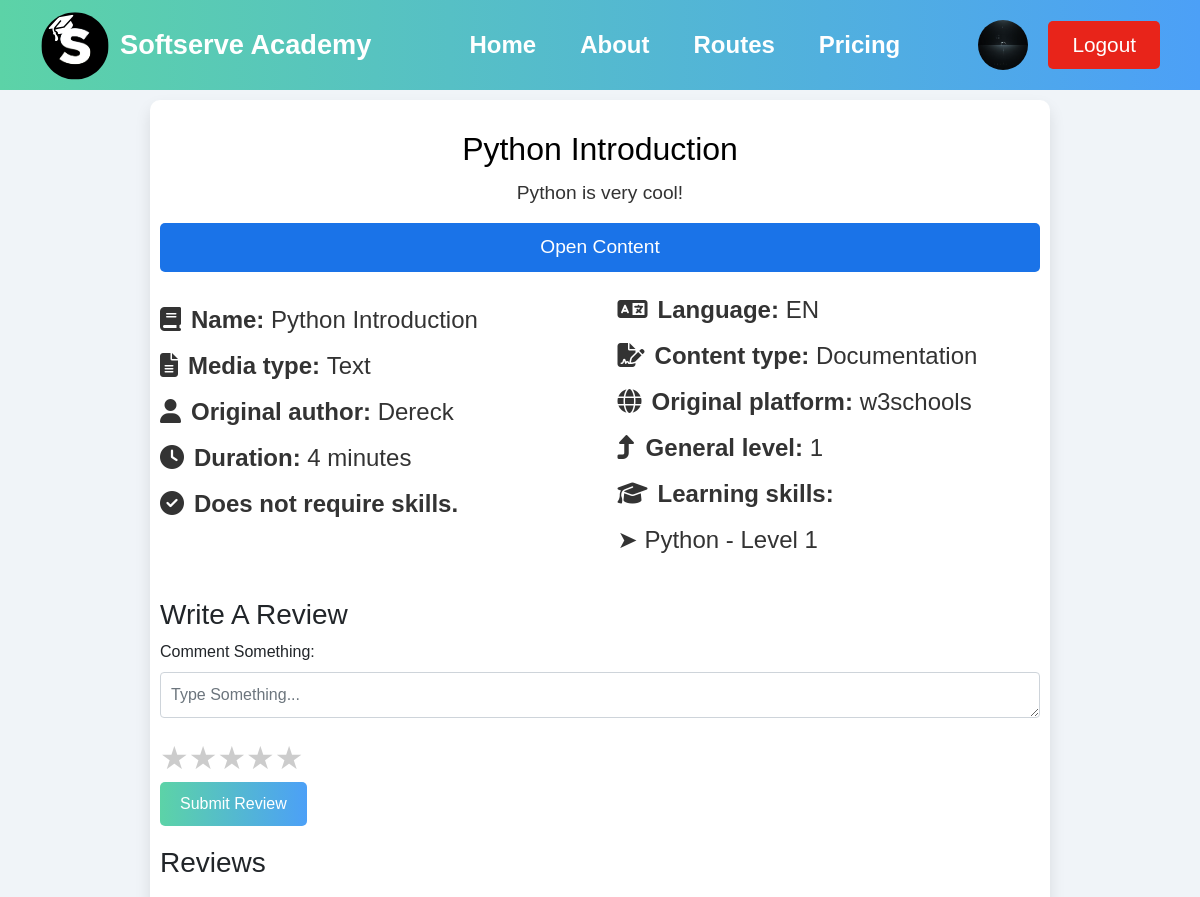
The app's page /learning_resource/1/ (signed in, upper part), older data.
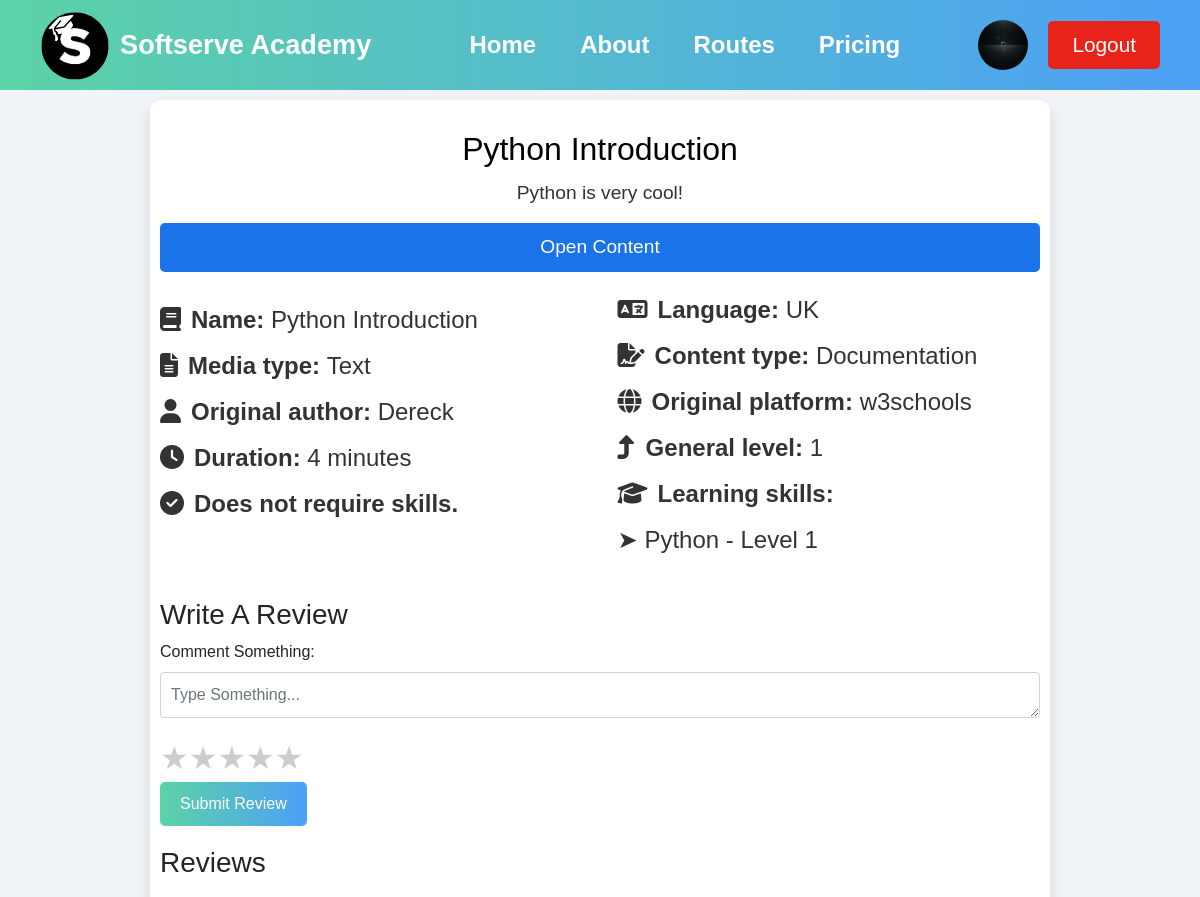
The same page, newer data.
### learning_resource/models.py (models this page shows, shortened)
class LearningResource(models.Model):
    id = models.AutoField(primary_key=True)
    name = models.CharField(max_length=100)
    media_type = models.CharField(max_length=100, choices=MEDIA_TYPE_CHOICES)
    content_type = models.CharField(max_length=100, choices=CONTENT_TYPE_CHOICES)
    link = models.CharField(max_length=200)
    details = models.TextField(blank=True)
    duration = models.IntegerField(validators=[MinValueValidator(1)])
    language = models.CharField(max_length=20, choices=LANGUAGE_CHOICES)
    original_platform = models.CharField(max_length=100, blank=True)
    original_author = models.CharField(max_length=100, blank=True)
    general_level = models.IntegerField(validators=[MinValueValidator(1)])
    learning_skills = models.ManyToManyField(
        SkillLevel, related_name="learning_resources_learning"
    )
    required_skills = models.ManyToManyField(
        SkillLevel, related_name="learning_resources_required", blank=True
    )
    reviews = models.ManyToManyField(
        "Review", related_name="learning_resources_review", blank=True
    )

### learning_resource/views.py (the view)
def detail(request, id: int, route_resource_id: int = None):
    try:
        learning_resource = LearningResource.objects.get(pk=id)
        if route_resource_id:
            route_resource = LearningRouteResource.objects.get(id=route_resource_id)
            route_resource.set_completed()
        else:
            route_resource = None
        review_form = ReviewForm()
        return render(
            request,
            "learning_resource_detail.html",
            {"learning_resource": learning_resource, "review_form": review_form},
        )
    except LearningResource.DoesNotExist:
        return redirect("not_found")

### learning_resource/forms.py
class ReviewForm(forms.ModelForm):
    class Meta:
        model = Review
        fields = ["comment", "rate"]
        widgets = {
            "comment": forms.Textarea(
                attrs={
                    "class": "form-control custom-textarea",
                    "placeholder": "Type Something...",
                    "required": True,
                }
            ),
            "rate": forms.HiddenInput(),  # Cambiado de NumberInput a HiddenInput
        }
        labels = {
            "comment": "Comment Something",
            "rate": "Rating (1-5)",
        }

### learning_resource/models.py (called while the page is built)
    def rate_range(self):
        return range(self.rate)

### learning_route/models.py (called while the page is built)
    def __str__(self):
        return self.skill_level.skill.name + " - " + str(self.skill_level.level)

### learning_resource/templates/learning_resource_detail.html (shortened to what this page needs)
{% extends "base.html" %}
{% load static %}
{% block extra_css %}
<link rel="stylesheet" href="{% static 'css/learningresourcedetail.css' %}">
<link rel="stylesheet" href="https://cdnjs.cloudflare.com/ajax/libs/font-awesome/6.4.0/css/all.min.css">
{% endblock %}
{% block content %}
<div class="container-resource">
    <div class="course-header">
        <h1>{{ learning_resource.name }}</h1>
        <p>{{ learning_resource.details }}</p>
        <a href="{{ learning_resource.link }}" target="_blank">
            <button class="start-now">Open Content</button>
        </a>
    </div>
    <div class="course-content">
        <div class="course-column">
            <div class="course-rating">
                <ul>
                    <li><i class="fas fa-book"></i><strong>Name:</strong> {{ learning_resource.name }}</li>
                    <li><i class="fas fa-file-alt"></i><strong>Media type: </strong> {{ learning_resource.media_type }}
                    </li>
                    {% if learning_resource.original_author %}
                    <li><i class="fas fa-user"></i><strong>Original author:</strong>
                        {{ learning_resource.original_author }}</li>
                    {% else %}
                    <li><i class="fas fa-user-secret"></i><strong>Unknown original author.</strong></li>
                    {% endif %}
                    <li><i class="fas fa-clock"></i><strong>Duration:</strong> {{ learning_resource.duration }} minutes
                    </li>
                    {% if learning_resource.required_skills.all %}
                    <li><i class="fas fa-tools"></i><strong>Required skills:</strong></li>
                    {% for skill_level in learning_resource.required_skills.all %}
                    <li>➤ {{ skill_level.skill.name }} - Level {{ skill_level.level }}</li>
                    {% endfor %}
                    {% else %}
                    <li><i class="fas fa-check-circle"></i><strong>Does not require skills.</strong></li>
                    {% endif %}
                </ul>
            </div>
        </div>
        <div class="course-column">
            <div class="course-details">
                <ul>
                    <li><i class="fas fa-language"></i><strong>Language:</strong> {{ learning_resource.language|upper }}
                    </li>
                    <li><i class="fas fa-file-signature"></i><strong>Content type:</strong>
                        {{ learning_resource.content_type }}</li>
                    <li><i class="fas fa-globe"></i><strong>Original platform:</strong>
                        {{ learning_resource.original_platform }}</li>
                    <li><i class="fas fa-level-up-alt"></i><strong>General level:</strong>
                        {{ learning_resource.general_level }}</li>
                    <li><i class="fas fa-graduation-cap"></i><strong>Learning skills:</strong></li>
                    {% for skill_level in learning_resource.learning_skills.all %}
                    <li>➤ {{ skill_level.skill.name }} - Level {{ skill_level.level }}</li>
                    {% endfor %}
                </ul>
            </div>
        </div>
    </div>
    <div class="review-section">
        <h3>Write A Review</h3>
        <form method="post" action="{% url 'learning_resource_create_review' learning_resource.id %}"
            enctype="multipart/form-data">
            {{ review_form.as_p }}
            <div class="star-rating">
                <span class="star" data-value="1">&#9733;</span>
                <span class="star" data-value="2">&#9733;</span>
                <span class="star" data-value="3">&#9733;</span>
                <span class="star" data-value="4">&#9733;</span>
                <span class="star" data-value="5">&#9733;</span>
            </div>
            <button type="submit" class="btn btn-primary">Submit Review</button>
        </form>
        {% if learning_resource.reviews.all %}
        <h3>Reviews</h3>
        {% endif %}
    </div>
</div>
{% endblock %}

Row changes from the older to the newer data that the page shows:
changed LearningResource "Python Introduction": language "EN" → "UK"
